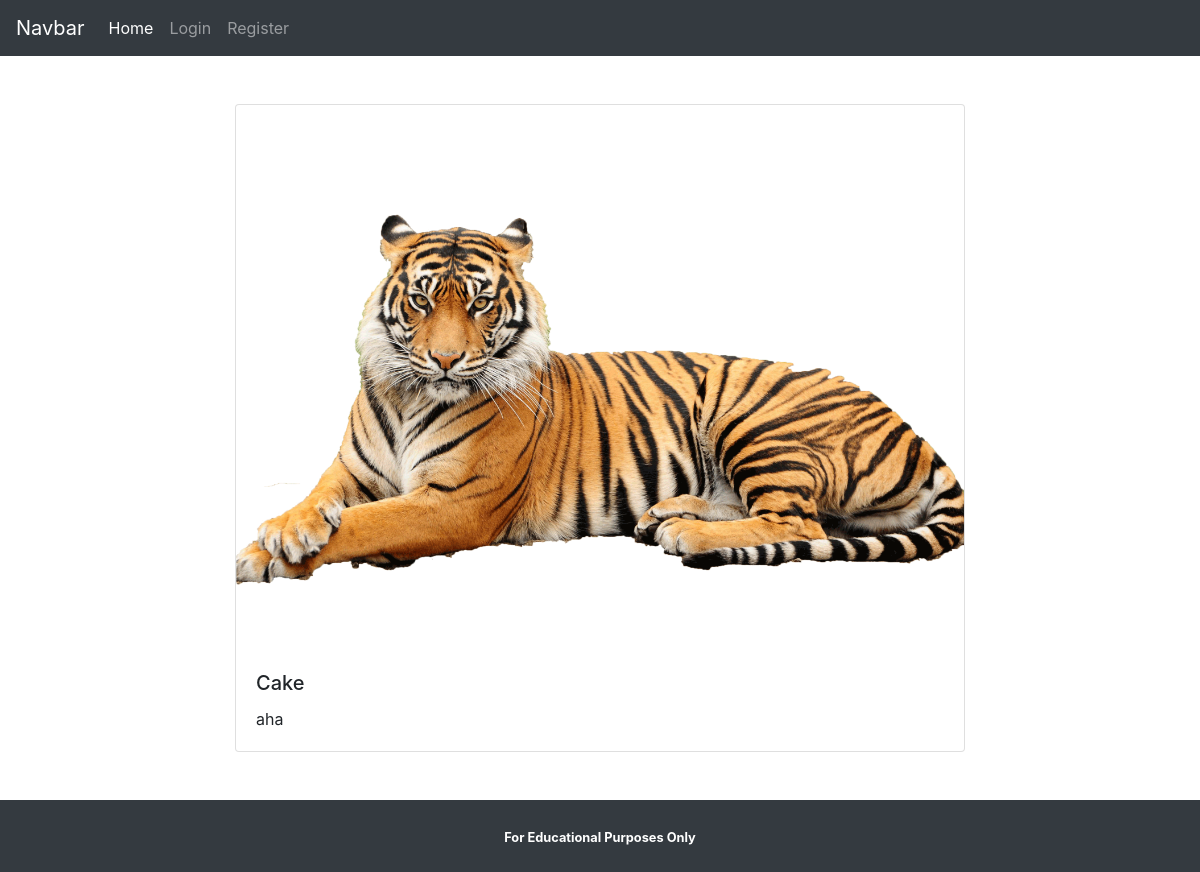
The page /views/item_details.php?id=10 on the database its author committed.
### tables this page shows
CREATE TABLE `items` (
  `id` int(11) NOT NULL,
  `name` char(50) NOT NULL,
  `price` float(10,2) NOT NULL,
  `description` char(100) NOT NULL,
  `image` char(235) NOT NULL,
  `category_id` int(11) NOT NULL
);

### views/item_details.php (the view, shortened to what this page needs)
<?php
function get_content() {
	require_once '../controllers/connection.php';
	$id = $_GET['id'];
	$query  = "SELECT * FROM items WHERE id = $id";
	$item = mysqli_fetch_assoc(mysqli_query($cn, $query));
?>
<div class="container py-5">
	<div class="row">
		<div class="col-md-8 mx-auto">
			<div class="card">
				<img src="<?php echo $item['image'] ?>">
				<div class="card-body">
					<h5 class="card-title"><?php echo $item['name'] ?></h5>
					<p class="card-text"><?php echo $item['description'] ?></p>
				</div>
			</div>
		</div>
	</div>
</div>
<?php
	}
	require 'partials/layout.php';
?>

### rows shown on the page
items: image (picture), name "Cake", description "aha"
